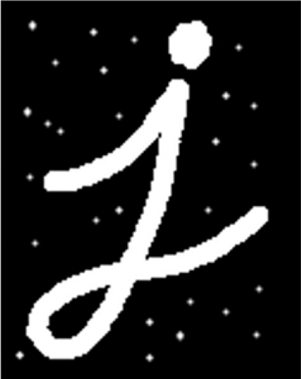
#> input picture ImageProcessing-Python/blog10-hat/test01.png, 301 x 379 px
$ python blog10-image01.py
#> lines starting #> are read from the running program, lines starting #| are printed output that depends on the picture
#encoding:utf-8
import cv2
import numpy as np

#读取图片
src = cv2.imread('test01.png', cv2.IMREAD_UNCHANGED)
#> src is the input picture: shape (379, 301, 4); mean B, G, R, A 39.8, 39.8, 39.8, 255

#设置卷积核
kernel = np.ones((5,5), np.uint8)

#图像顶帽运算
result = cv2.morphologyEx(src, cv2.MORPH_TOPHAT, kernel)
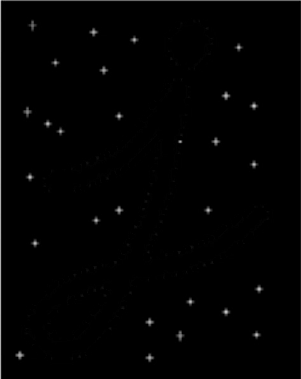
#> result: shape (379, 301, 4); mean B, G, R, A 2, 2, 2, 0

#显示图像
cv2.imshow("src", src)
cv2.imshow("result", result)

#等待显示
cv2.waitKey(0)
cv2.destroyAllWindows()

$ run again, with ImageProcessing-Python/blog10-hat/test02.png copied over ImageProcessing-Python/blog10-hat/test01.png
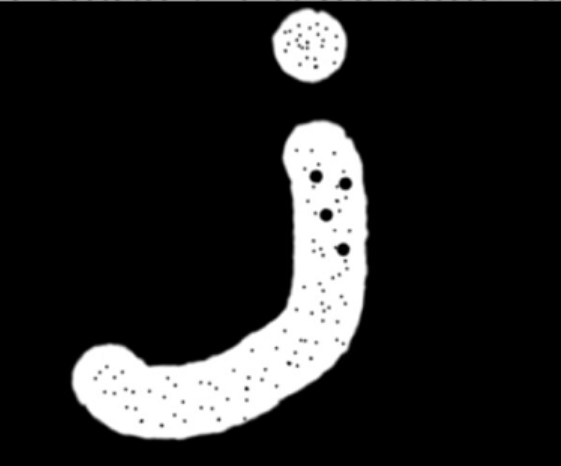
#> input picture ImageProcessing-Python/blog10-hat/test02.png, 561 x 466 px
#> src is the input picture: shape (466, 561, 4); mean B, G, R, A 36.3, 36.3, 36.3, 255
#> `result = cv2.morphologyEx(src, cv2.MORPH_TOPHAT, kernel)`:
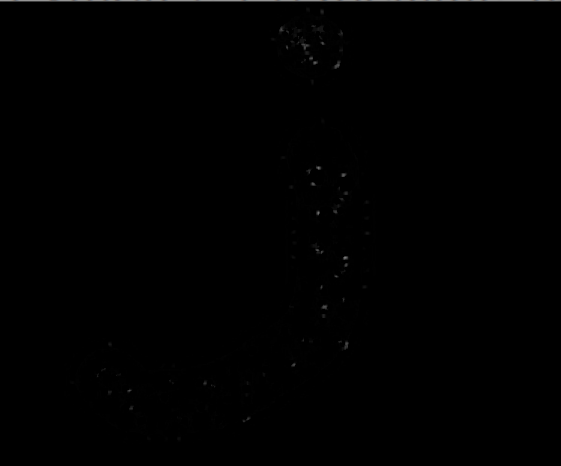
#> result: shape (466, 561, 4); mean B, G, R, A 0.6, 0.6, 0.6, 0
